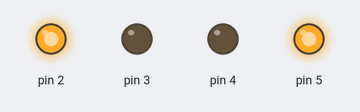
The sketch below on a simulated Arduino Uno, built with avr-gcc and run on an emulated ATmega328P. On the bench: output pins drawn as LEDs (lit = HIGH).

Above: at 1.0 s.
At 3.0 s:
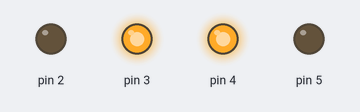
At 4.5 s:
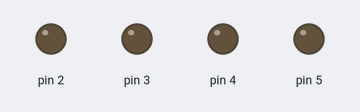
Timing chart, 0 to 6.5 s (numbered marks = the images above):
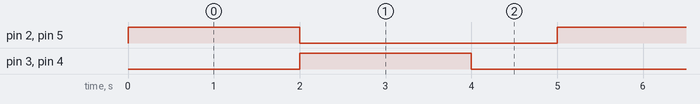

Measured:
- by itself, pin 2–5: alternates HIGH for 2.0 s and LOW for 3.0 s
- by itself, everything shown: repeats every 5.0 s, in 3 steps

The sketch:

car_1.ino
```cpp
void setup() {
  // put your setup code here, to run once:
  pinMode(2,OUTPUT);
  pinMode(3,OUTPUT);
  pinMode(4,OUTPUT);
  pinMode(5,OUTPUT);
  Serial.begin(9600);
}
void DriveForward(){
digitalWrite(2,1);
digitalWrite(3,0);
digitalWrite(4,0);
digitalWrite(5,1);
}
void DriveBackward(){
digitalWrite(2,0);;
digitalWrite(3,1);
digitalWrite(4,1);
digitalWrite(5,0);
}
void TurnLeft(){
digitalWrite(2,1);;
digitalWrite(3,0);
digitalWrite(4,0);
digitalWrite(5,0);
}
void TurnRight(){
digitalWrite(2,0);
digitalWrite(3,0);
digitalWrite(4,0);
digitalWrite(5,1);
}
void StopDriving(){
digitalWrite(2,0);
digitalWrite(3,0);
digitalWrite(4,0);
digitalWrite(5,0);
}
//end of functions
void loop() {
  // put your main code here, to run repeatedly:
  DriveForward();
  delay(2000);
  DriveBackward();
  delay(2000);
  StopDriving();
  delay(1000);
}
```
